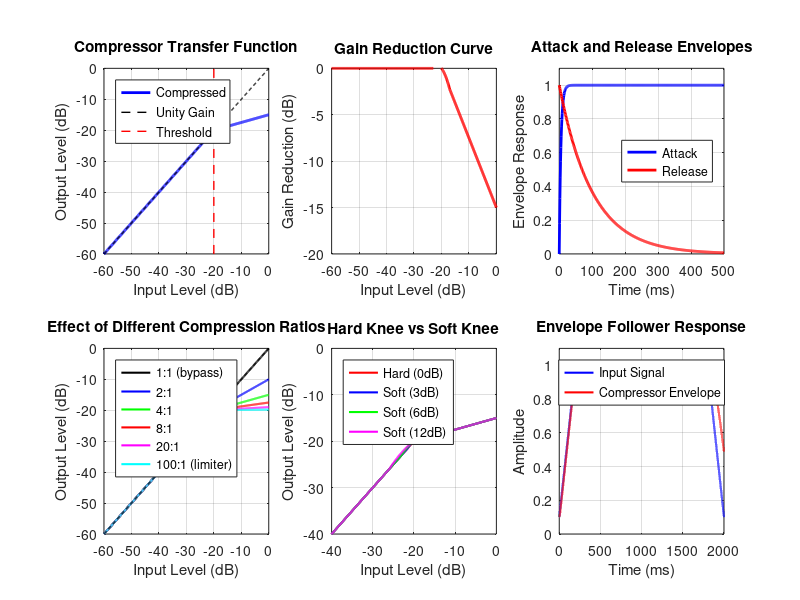

Reproduce this figure in MATLAB.
clear all
close all
clc

pkg load signal
output_precision(16)

% Script generates compressor/limiter coefficients for audio multieffect
% A compressor reduces dynamic range by attenuating signals above a threshold

fs = 48000; % Sample rate

% Compressor parameters
threshold_db = -20;    % Threshold in dB (signals above this are compressed)
ratio = 4;             % Compression ratio (4:1 means 4dB input -> 1dB output above threshold)
knee_db = 6;           % Soft knee width in dB (0 = hard knee)
attack_ms = 5;         % Attack time in milliseconds
release_ms = 100;      % Release time in milliseconds
makeup_gain_db = 10;   % Makeup gain to compensate for compression

% Convert time constants to samples
attack_samples = (attack_ms / 1000) * fs;
release_samples = (release_ms / 1000) * fs;

% Calculate time constants (exponential smoothing coefficients)
% alpha = 1 - exp(-1 / (time_constant_in_samples))
attack_coeff = 1 - exp(-1 / attack_samples);
release_coeff = 1 - exp(-1 / release_samples);

% Convert dB values to linear
threshold_linear = 10^(threshold_db / 20);
makeup_gain_linear = 10^(makeup_gain_db / 20);

% Generate compression curve (input vs output in dB)
input_db = -60:0.1:0;  % Input range from -60dB to 0dB
output_db = zeros(size(input_db));

for i = 1:length(input_db)
    in_db = input_db(i);
    
    if knee_db > 0
        % Soft knee compression
        if in_db < (threshold_db - knee_db/2)
            % Below knee - no compression
            output_db(i) = in_db;
        elseif in_db > (threshold_db + knee_db/2)
            % Above knee - full compression
            output_db(i) = threshold_db + (in_db - threshold_db) / ratio;
        else
            % In knee region - smooth transition
            knee_factor = (in_db - threshold_db + knee_db/2) / knee_db;
            compressed = threshold_db + (in_db - threshold_db) / ratio;
            output_db(i) = in_db + knee_factor * (compressed - in_db);
        end
    else
        % Hard knee compression
        if in_db <= threshold_db
            output_db(i) = in_db;
        else
            output_db(i) = threshold_db + (in_db - threshold_db) / ratio;
        end
    end
end

% Calculate gain reduction curve
gain_reduction_db = output_db - input_db;

% Display compressor information
printf('/* Dynamic Range Compressor */\n');
printf('/* Sample Rate: %d Hz */\n', fs);
printf('/* Threshold: %.1f dB */\n', threshold_db);
printf('/* Ratio: %.1f:1 */\n', ratio);
printf('/* Knee: %.1f dB */\n', knee_db);
printf('/* Attack: %.1f ms (%.0f samples) */\n', attack_ms, attack_samples);
printf('/* Release: %.1f ms (%.0f samples) */\n', release_ms, release_samples);
printf('/* Makeup Gain: %.1f dB */\n\n', makeup_gain_db);

% Generate C++ constants
printf('/* Compressor Parameters */\n');
printf('static constexpr float comp_threshold_db = %.16f;\n', threshold_db);
printf('static constexpr float comp_threshold_linear = %.16f;\n', threshold_linear);
printf('static constexpr float comp_ratio = %.16f;\n', ratio);
printf('static constexpr float comp_knee_db = %.16f;\n', knee_db);
printf('static constexpr float comp_attack_coeff = %.16f;\n', attack_coeff);
printf('static constexpr float comp_release_coeff = %.16f;\n', release_coeff);
printf('static constexpr float comp_makeup_gain_db = %.16f;\n', makeup_gain_db);
printf('static constexpr float comp_makeup_gain_linear = %.16f;\n\n', makeup_gain_linear);

% Generate lookup table for fast dB to linear conversion (optional optimization)
% This can speed up real-time processing
lut_size = 256;
lut_min_db = -60;
lut_max_db = 0;
lut_db_range = lut_max_db - lut_min_db;
lut_db_step = lut_db_range / (lut_size - 1);

db_to_linear_lut = zeros(1, lut_size);
for i = 1:lut_size
    db_val = lut_min_db + (i-1) * lut_db_step;
    db_to_linear_lut(i) = 10^(db_val / 20);
end

printf('/* Lookup table for dB to linear conversion (optional optimization) */\n');
printf('static constexpr uint32_t comp_lut_size = %d;\n', lut_size);
printf('static constexpr float comp_lut_min_db = %.16f;\n', lut_min_db);
printf('static constexpr float comp_lut_max_db = %.16f;\n', lut_max_db);
printf('static constexpr std::array<float, %d> comp_db_to_linear_lut\n{\n', lut_size);

cols = 6;
rows = ceil(lut_size / cols);
i = 1;
while rows > 0
    c = cols;
    if lut_size - i + 1 < c
        c = lut_size - i + 1;
    end
    rows = rows - 1;
    printf('    ');
    while c > 1
        printf('%.16f, ', db_to_linear_lut(i));
        c = c - 1;
        i = i + 1;
    end
    if i <= lut_size
        if i == lut_size
            printf('%.16f\n', db_to_linear_lut(i));
        else
            printf('%.16f,\n', db_to_linear_lut(i));
        end
        i = i + 1;
    end
end
printf('};\n\n');

% Visualize compressor characteristics
figure('Position', [100, 100, 1400, 900]);

% Plot 1: Input/Output Transfer Function
subplot(2, 3, 1);
plot(input_db, output_db, 'b', 'LineWidth', 2); hold on;
plot(input_db, input_db, '--k', 'LineWidth', 1); % Unity gain reference
plot([threshold_db threshold_db], [-60 0], '--r', 'LineWidth', 1); % Threshold line
grid on;
xlabel('Input Level (dB)');
ylabel('Output Level (dB)');
title('Compressor Transfer Function');
legend('Compressed', 'Unity Gain', 'Threshold', 'Location', 'northwest');
axis([-60 0 -60 0]);

% Plot 2: Gain Reduction
subplot(2, 3, 2);
plot(input_db, gain_reduction_db, 'r', 'LineWidth', 2);
grid on;
xlabel('Input Level (dB)');
ylabel('Gain Reduction (dB)');
title('Gain Reduction Curve');
axis([-60 0 -20 0]);

% Plot 3: Attack and Release Envelopes
subplot(2, 3, 3);
time_samples = 0:0.001*fs:0.5*fs; % 500ms
attack_env = 1 - exp(-attack_coeff * time_samples);
release_env = exp(-release_coeff * time_samples);
plot(time_samples/fs*1000, attack_env, 'b', 'LineWidth', 2); hold on;
plot(time_samples/fs*1000, release_env, 'r', 'LineWidth', 2);
grid on;
xlabel('Time (ms)');
ylabel('Envelope Response');
title('Attack and Release Envelopes');
legend('Attack', 'Release', 'Location', 'east');
axis([0 500 0 1.1]);

% Plot 4: Compression Ratio Visualization
subplot(2, 3, 4);
ratios = [1, 2, 4, 8, 20, 100]; % Different compression ratios
colors = {'k', 'b', 'g', 'r', 'm', 'c'};
for r = 1:length(ratios)
    current_ratio = ratios(r);
    output_temp = zeros(size(input_db));
    for i = 1:length(input_db)
        if input_db(i) <= threshold_db
            output_temp(i) = input_db(i);
        else
            output_temp(i) = threshold_db + (input_db(i) - threshold_db) / current_ratio;
        end
    end
    plot(input_db, output_temp, colors{r}, 'LineWidth', 1.5); hold on;
end
plot(input_db, input_db, '--k', 'LineWidth', 1);
grid on;
xlabel('Input Level (dB)');
ylabel('Output Level (dB)');
title('Effect of Different Compression Ratios');
legend('1:1 (bypass)', '2:1', '4:1', '8:1', '20:1', '100:1 (limiter)', 'Location', 'northwest');
axis([-60 0 -60 0]);

% Plot 5: Knee Comparison
subplot(2, 3, 5);
knee_widths = [0, 3, 6, 12]; % Different knee widths
colors = {'r', 'b', 'g', 'm'};
for k = 1:length(knee_widths)
    current_knee = knee_widths(k);
    output_temp = zeros(size(input_db));
    for i = 1:length(input_db)
        in_db = input_db(i);
        if current_knee > 0
            if in_db < (threshold_db - current_knee/2)
                output_temp(i) = in_db;
            elseif in_db > (threshold_db + current_knee/2)
                output_temp(i) = threshold_db + (in_db - threshold_db) / ratio;
            else
                knee_factor = (in_db - threshold_db + current_knee/2) / current_knee;
                compressed = threshold_db + (in_db - threshold_db) / ratio;
                output_temp(i) = in_db + knee_factor * (compressed - in_db);
            end
        else
            if in_db <= threshold_db
                output_temp(i) = in_db;
            else
                output_temp(i) = threshold_db + (in_db - threshold_db) / ratio;
            end
        end
    end
    plot(input_db, output_temp, colors{k}, 'LineWidth', 1.5); hold on;
end
grid on;
xlabel('Input Level (dB)');
ylabel('Output Level (dB)');
title('Hard Knee vs Soft Knee');
legend('Hard (0dB)', 'Soft (3dB)', 'Soft (6dB)', 'Soft (12dB)', 'Location', 'northwest');
axis([-40 0 -40 0]);

% Plot 6: Time Response Example
subplot(2, 3, 6);
% Generate test signal: quiet -> loud -> quiet
test_duration = 2; % seconds
test_samples = test_duration * fs;
t = (0:test_samples-1) / fs;

% Create amplitude envelope: ramp up, sustain, ramp down
ramp_samples = round(0.2 * fs);
sustain_samples = test_samples - 2*ramp_samples;
test_env = [linspace(0.1, 1, ramp_samples), ones(1, sustain_samples), linspace(1, 0.1, ramp_samples)];

% Simulate compressor envelope follower
comp_env = zeros(1, test_samples);
comp_env(1) = test_env(1);
for i = 2:test_samples
    if test_env(i) > comp_env(i-1)
        % Attack
        comp_env(i) = comp_env(i-1) + attack_coeff * (test_env(i) - comp_env(i-1));
    else
        % Release
        comp_env(i) = comp_env(i-1) + release_coeff * (test_env(i) - comp_env(i-1));
    end
end

plot(t*1000, test_env, 'b', 'LineWidth', 1.5); hold on;
plot(t*1000, comp_env, 'r', 'LineWidth', 1.5);
grid on;
xlabel('Time (ms)');
ylabel('Amplitude');
title('Envelope Follower Response');
legend('Input Signal', 'Compressor Envelope', 'Location', 'north');
axis([0 test_duration*1000 0 1.1]);

printf('/* Implementation Notes:\n');
printf(' * \n');
printf(' * 1. Calculate input level in dB: level_db = 20 * log10(abs(input))\n');
printf(' * 2. Determine if signal is above threshold\n');
printf(' * 3. Calculate gain reduction based on ratio and knee\n');
printf(' * 4. Smooth gain changes using attack/release coefficients:\n');
printf(' *    - If gain_reduction increasing (attack): env += attack_coeff * (target - env)\n');
printf(' *    - If gain_reduction decreasing (release): env += release_coeff * (target - env)\n');
printf(' * 5. Apply gain reduction: output = input * gain_linear\n');
printf(' * 6. Apply makeup gain: output *= makeup_gain_linear\n');
printf(' * \n');
printf(' * For efficiency, use RMS or peak detection for level measurement\n');
printf(' * Consider using the lookup table for fast dB conversions\n');
printf(' * \n');
printf(' * Typical settings:\n');
printf(' *   - Gentle compression: ratio 2:1-4:1, soft knee, slow attack/release\n');
printf(' *   - Heavy compression: ratio 8:1-20:1, hard knee, fast attack\n');
printf(' *   - Limiter: ratio 100:1 or higher, hard knee, very fast attack\n');
printf(' */\n');